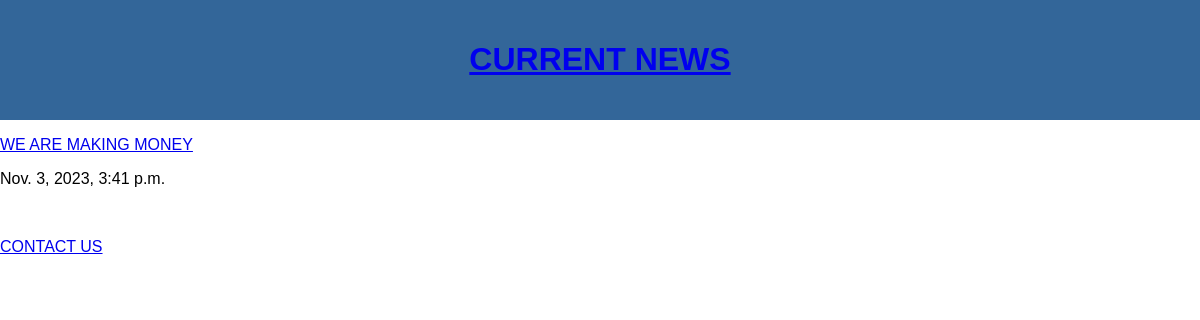
The page /news/ on the database as committed earlier.
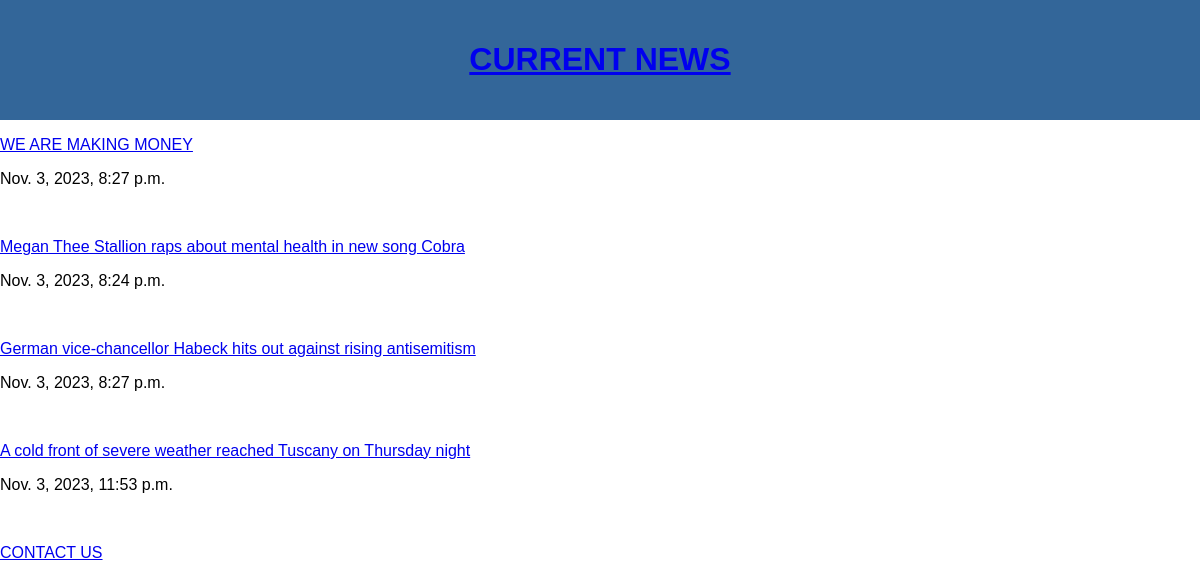
The same page on the database as committed later.
### News/models.py (models this page shows, shortened)
class News(models.Model):
    Headline = models.CharField(max_length=200)
    Content = models.TextField(max_length=10000)
    Reporter = models.CharField(max_length=200)
    images = models.ImageField(upload_to='News_image', blank=True, null=True)
    date_reported = models.DateTimeField(auto_now_add=None)
    class Meta:
        verbose_name_plural = "News"

### News/views.py (the view)
# urls.py: path('news/', all_News, name='news'),
def all_News(request):
    News_list = News.objects.all()
    context = {'News_list': News_list}
    return render(request, 'news/news_page.html', context)

### News/TEMPLATES/news/news_page.html (shortened to what this page needs)
{%load static %}
<!DOCTYPE html>
<html>
<head>
</head>
<body>
    <div class="header">
        <a href="/"><h1>CURRENT NEWS</h1></a>
    </div>
    <p>{% for News in News_list %}</p>
   <a href="{%url 'single' News.id%}">{{News.Headline}}</a>
   <p>{{News.date_reported}}</p>
    <br>
    {% endfor %}
    <p><a href="{%url 'contact' %}">CONTACT US</a></p>
    <br>
</body>
</html>

### News/TEMPLATES/news/news_page.html (style rules this page uses)
body { background-color: cream; font-family: Arial, sans-serif; margin: 0; padding: 0; }
.header { background-color: #336699; color: white; padding: 20px; text-align: center; }

Rows that differ between the two databases and show on the page:
changed News "WE ARE MAKING MONEY": date_reported "Nov. 3, 2023, 3:41 p.m." → "Nov. 3, 2023, 8:27 p.m."
added News: Headline "Megan Thee Stallion raps about mental health in new song Cobra", date_reported "Nov. 3, 2023, 8:24 p.m."
added News: Headline "German vice-chancellor Habeck hits out against rising antisemitism", date_reported "Nov. 3, 2023, 8:27 p.m."
added News: Headline "A cold front of severe weather reached Tuscany on Thursday night", date_reported "Nov. 3, 2023, 11:53 p.m."
